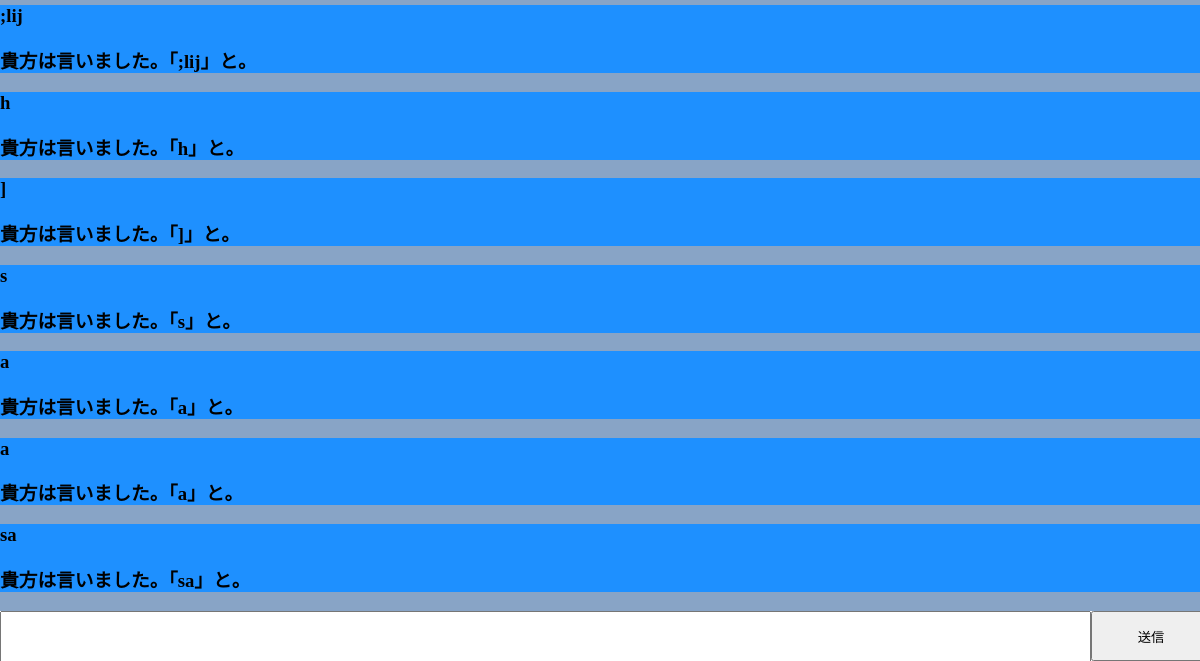
The app's page /chat/ (lower part), older data.
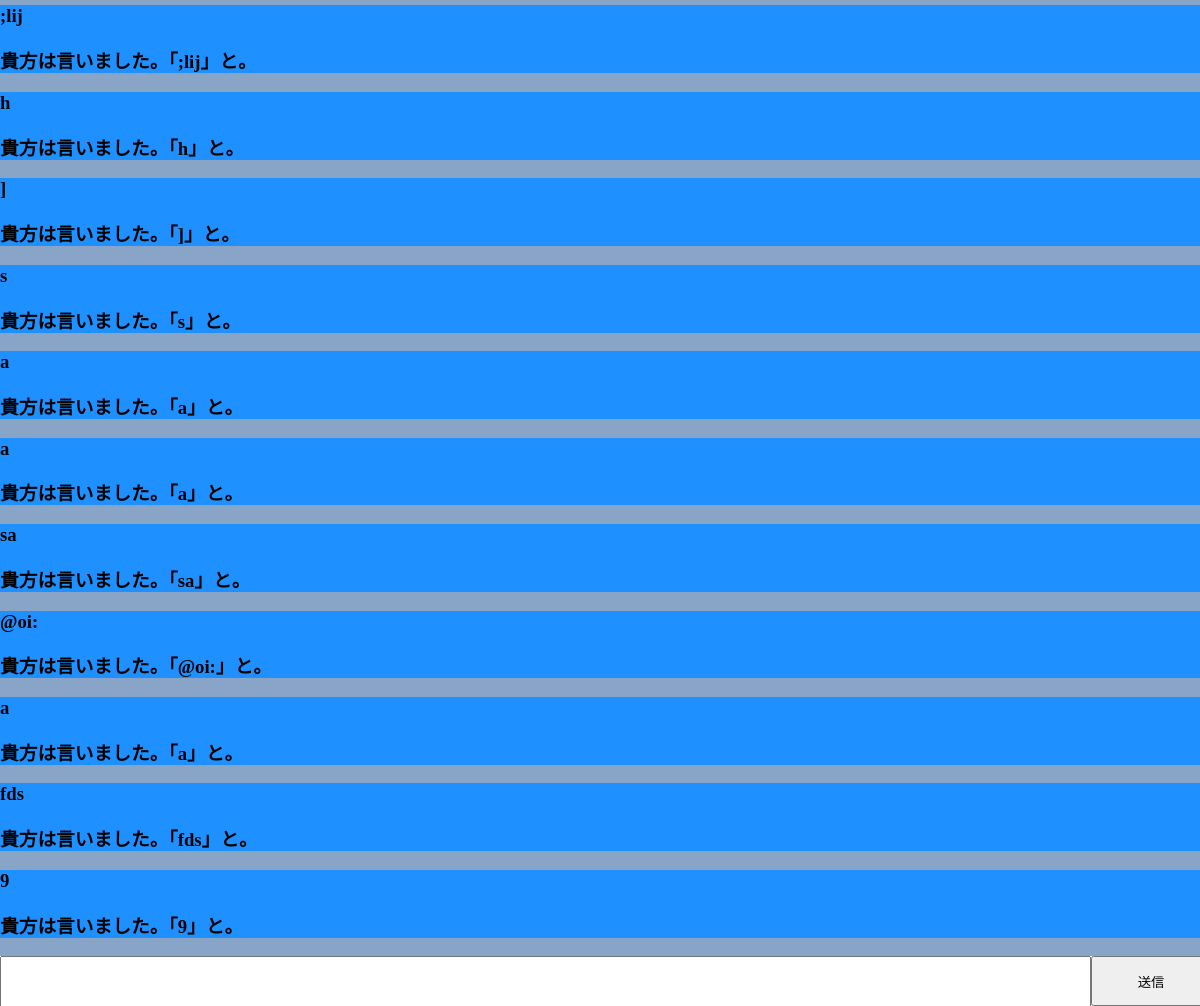
The same page, newer data.
### chat/models.py (models this page shows, shortened)
class Message(models.Model):
    content = models.CharField(max_length=300)
    respond = models.CharField(max_length=300)
    pub_data = models.DateTimeField(auto_now_add=True)
    class Meta:
        ordering = ('pub_data',)

### chat/views.py (the view, shortened to what this page needs)
# urls.py: path('', MessageView.as_view(), name='chat_bot_message'),
class MessageView(TemplateView):
    def __init__(self):
        self.params = {
        }
    def get(self, request):
        data = Message.objects.all()
        self.params = {
            'data': data,
            'form' : MessageForm(),
        }
        return render(request, 'chat/index.html', self.params)

### chat/forms.py
class MessageForm(forms.ModelForm):
    class Meta:
        model = Message
        fields = ['content']

### chat/templates/chat/index.html (shortened to what this page needs)
{% extends "base/index.html" %}
{% load static %}
{% block cssJs %}
　<link rel="stylesheet" type="text/css" href="{% static 'chat/css/index.css' %}">
{% endblock %}
{% block content %}
<main>
  <div class="ChatLog">
    {% for item in data %}
    <div class="Log">
      <div class="SendMessage">
        <h3 class="float-right">{{ item.content }}</h3>
      </div>
      <div class="ReplyMessage">
        <h3>{{ item.respond }}</h3>
      </div>
    </div>
    {% endfor %}
  </div>
  <div class="fixedBottom">
    <form action="{% url 'chat_bot_message' %}" method="POST">
      {% csrf_token %} {{ form }}
      <button type="submit" value="click">送信</button>
    </form>
  </div>
</main>
{% endblock %}

Row changes from the older to the newer data that the page shows:
added Message: content "@oi:", respond "貴方は言いました。「@oi:」と。"
added Message: content "a", respond "貴方は言いました。「a」と。"
added Message: content "fds", respond "貴方は言いました。「fds」と。"
added Message: content "9", respond "貴方は言いました。「9」と。"
